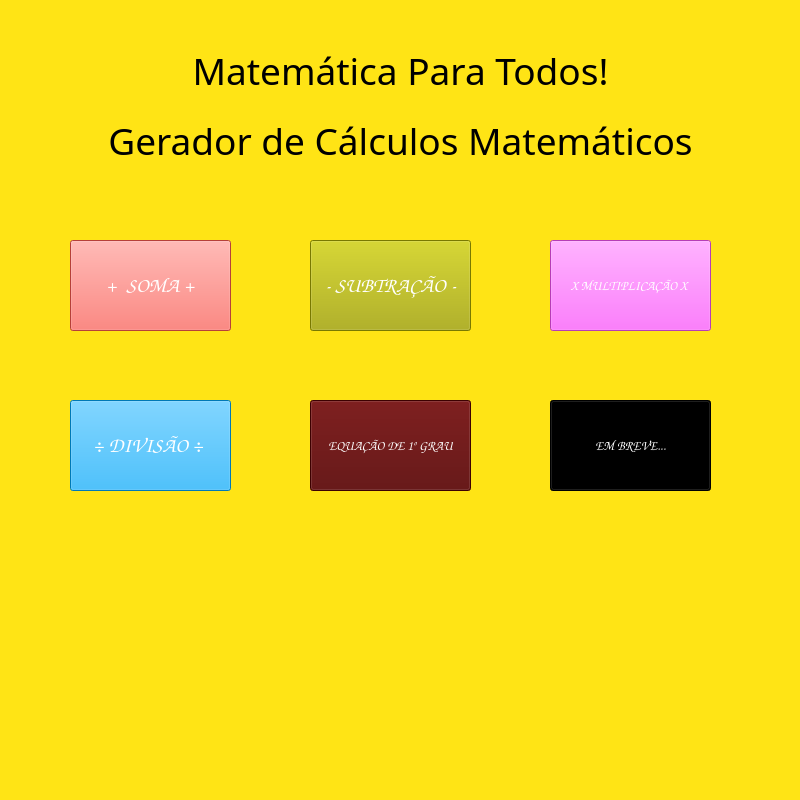
<?xml version="1.0" encoding="UTF-8"?>
<ui version="4.0">
 <class>MainWindow</class>
 <widget class="QMainWindow" name="MainWindow">
  <property name="enabled">
   <bool>true</bool>
  </property>
  <property name="sizePolicy">
   <sizepolicy hsizetype="Fixed" vsizetype="Fixed">
    <horstretch>0</horstretch>
    <verstretch>0</verstretch>
   </sizepolicy>
  </property>
  <property name="minimumSize">
   <size>
    <width>800</width>
    <height>800</height>
   </size>
  </property>
  <property name="maximumSize">
   <size>
    <width>800</width>
    <height>800</height>
   </size>
  </property>
  <property name="windowTitle">
   <string>Matematica Para Todos - Inicio</string>
  </property>
  <property name="styleSheet">
   <string notr="true">background-color: rgb(255, 228, 21);</string>
  </property>
  <widget class="QWidget" name="centralwidget">
   <widget class="QLabel" name="label">
    <property name="geometry">
     <rect>
      <x>150</x>
      <y>30</y>
      <width>501</width>
      <height>81</height>
     </rect>
    </property>
    <property name="font">
     <font>
      <family>Freehand521 BT</family>
      <pointsize>28</pointsize>
     </font>
    </property>
    <property name="layoutDirection">
     <enum>Qt::LeftToRight</enum>
    </property>
    <property name="text">
     <string>Matemática Para Todos!</string>
    </property>
    <property name="alignment">
     <set>Qt::AlignCenter</set>
    </property>
   </widget>
   <widget class="QPushButton" name="irparaSoma">
    <property name="geometry">
     <rect>
      <x>70</x>
      <y>240</y>
      <width>161</width>
      <height>91</height>
     </rect>
    </property>
    <property name="font">
     <font>
      <family>Comic Sans MS</family>
      <pointsize>16</pointsize>
      <weight>75</weight>
      <bold>true</bold>
     </font>
    </property>
    <property name="styleSheet">
     <string notr="true">color: rgb(255, 255, 255);
alternate-background-color: rgb(0, 0, 0);
border-color: rgb(0, 0, 0);
background-color: rgb(255, 90, 80);</string>
    </property>
    <property name="text">
     <string>+  SOMA +</string>
    </property>
   </widget>
   <widget class="QPushButton" name="irparaSubtra">
    <property name="geometry">
     <rect>
      <x>310</x>
      <y>240</y>
      <width>161</width>
      <height>91</height>
     </rect>
    </property>
    <property name="font">
     <font>
      <family>Comic Sans MS</family>
      <pointsize>16</pointsize>
     </font>
    </property>
    <property name="styleSheet">
     <string notr="true">color: rgb(255, 255, 255);
alternate-background-color: rgb(0, 0, 0);
border-color: rgb(0, 0, 0);
background-color: rgb(170, 170, 0);</string>
    </property>
    <property name="text">
     <string>- SUBTRAÇÃO -</string>
    </property>
   </widget>
   <widget class="QPushButton" name="irparaMulti">
    <property name="geometry">
     <rect>
      <x>550</x>
      <y>240</y>
      <width>161</width>
      <height>91</height>
     </rect>
    </property>
    <property name="font">
     <font>
      <family>Comic Sans MS</family>
      <pointsize>10</pointsize>
      <weight>75</weight>
      <bold>true</bold>
     </font>
    </property>
    <property name="styleSheet">
     <string notr="true">color: rgb(255, 255, 255);
alternate-background-color: rgb(0, 0, 0);
border-color: rgb(0, 0, 0);
background-color: rgb(255, 85, 255);</string>
    </property>
    <property name="text">
     <string>X MULTIPLICAÇÃO X </string>
    </property>
   </widget>
   <widget class="QPushButton" name="irparaDivi">
    <property name="geometry">
     <rect>
      <x>70</x>
      <y>400</y>
      <width>161</width>
      <height>91</height>
     </rect>
    </property>
    <property name="font">
     <font>
      <family>Comic Sans MS</family>
      <pointsize>16</pointsize>
     </font>
    </property>
    <property name="styleSheet">
     <string notr="true">color: rgb(255, 255, 255);
alternate-background-color: rgb(0, 0, 0);
border-color: rgb(0, 0, 0);

background-color: rgb(0, 170, 255);</string>
    </property>
    <property name="text">
     <string>÷ DIVISÃO ÷ </string>
    </property>
   </widget>
   <widget class="QPushButton" name="irparaEqui1">
    <property name="geometry">
     <rect>
      <x>310</x>
      <y>400</y>
      <width>161</width>
      <height>91</height>
     </rect>
    </property>
    <property name="font">
     <font>
      <family>Comic Sans MS</family>
      <pointsize>10</pointsize>
      <weight>75</weight>
      <bold>true</bold>
     </font>
    </property>
    <property name="styleSheet">
     <string notr="true">color: rgb(255, 255, 255);
alternate-background-color: rgb(0, 0, 0);
border-color: rgb(0, 0, 0);
background-color: rgb(85, 0, 0);</string>
    </property>
    <property name="text">
     <string>EQUAÇÃO DE 1º GRAU</string>
    </property>
   </widget>
   <widget class="QPushButton" name="embreve">
    <property name="geometry">
     <rect>
      <x>550</x>
      <y>400</y>
      <width>161</width>
      <height>91</height>
     </rect>
    </property>
    <property name="font">
     <font>
      <family>Comic Sans MS</family>
      <pointsize>10</pointsize>
      <weight>75</weight>
      <bold>true</bold>
     </font>
    </property>
    <property name="styleSheet">
     <string notr="true">color: rgb(255, 255, 255);
alternate-background-color: rgb(0, 0, 0);
border-color: rgb(0, 0, 0);
background-color: rgb(0, 0, 0);</string>
    </property>
    <property name="text">
     <string>EM BREVE...</string>
    </property>
   </widget>
   <widget class="QLabel" name="label_2">
    <property name="geometry">
     <rect>
      <x>40</x>
      <y>100</y>
      <width>721</width>
      <height>81</height>
     </rect>
    </property>
    <property name="font">
     <font>
      <family>Freehand521 BT</family>
      <pointsize>28</pointsize>
     </font>
    </property>
    <property name="layoutDirection">
     <enum>Qt::LeftToRight</enum>
    </property>
    <property name="text">
     <string>Gerador de Cálculos Matemáticos</string>
    </property>
    <property name="alignment">
     <set>Qt::AlignCenter</set>
    </property>
   </widget>
  </widget>
 </widget>
 <resources/>
 <connections/>
</ui>
